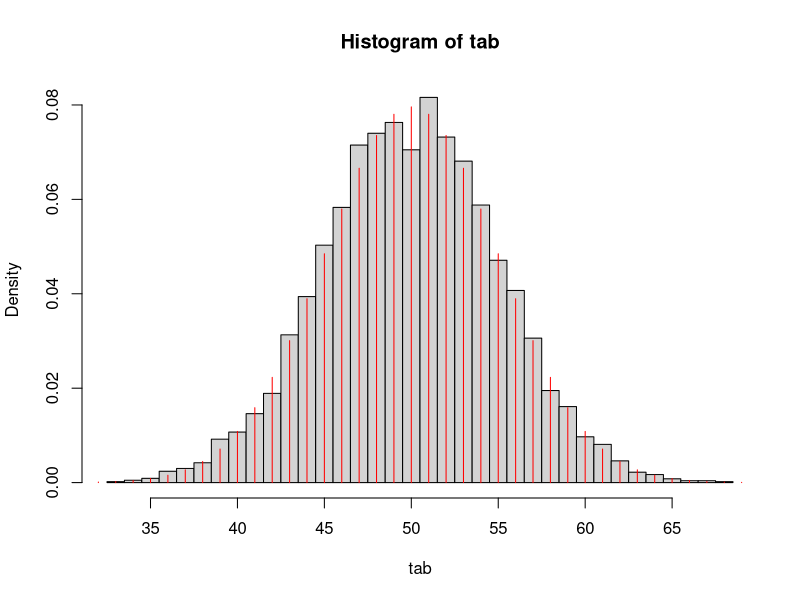
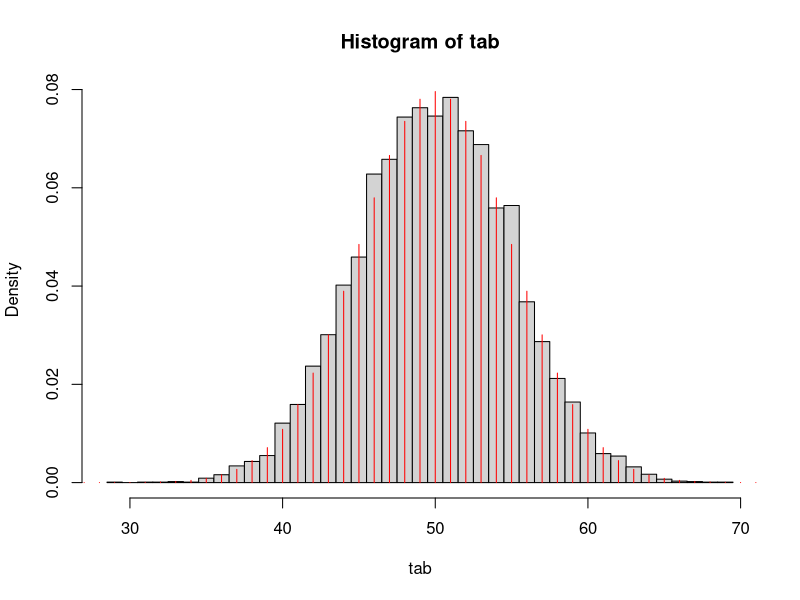
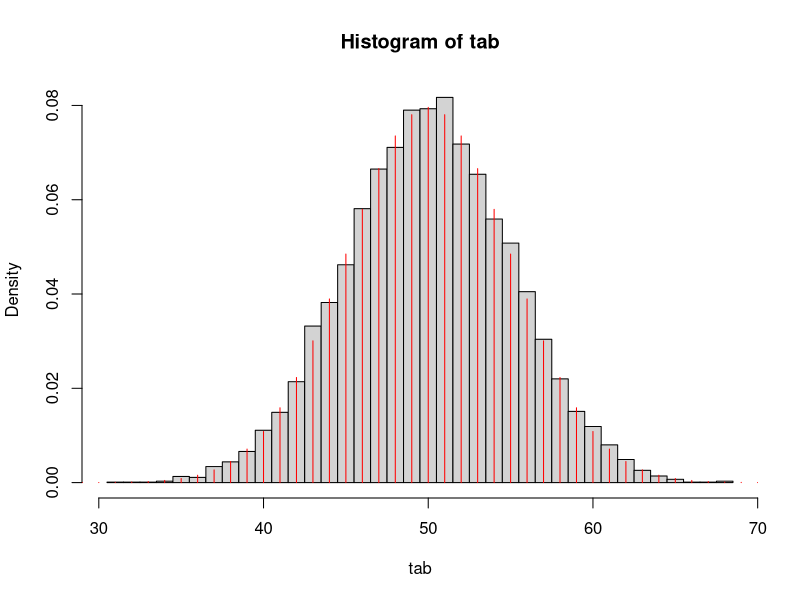
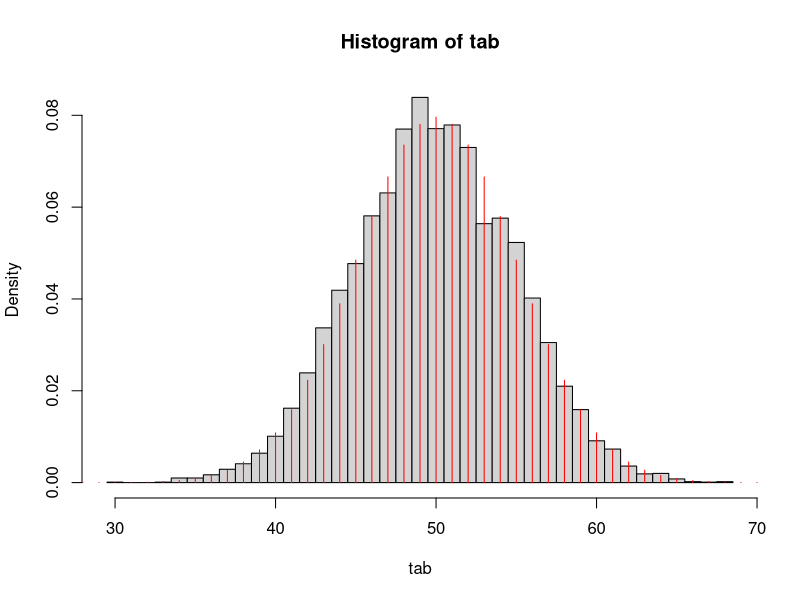
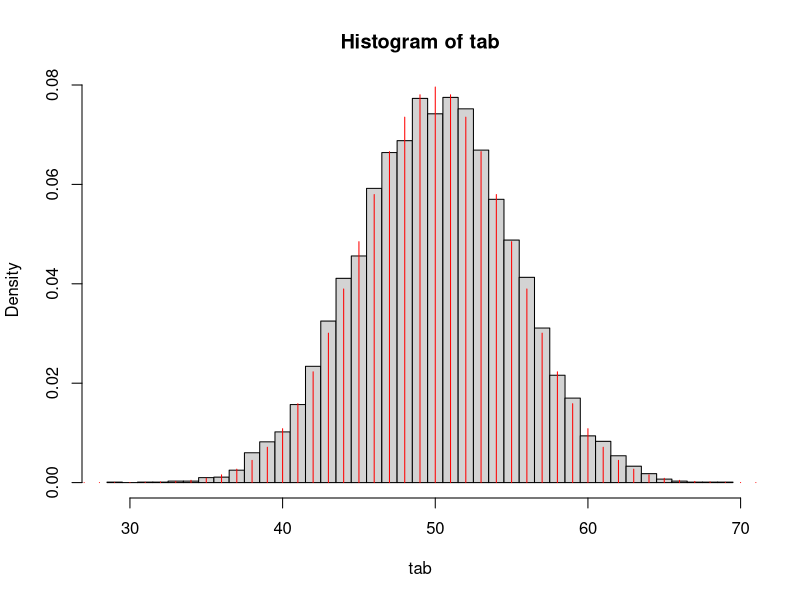
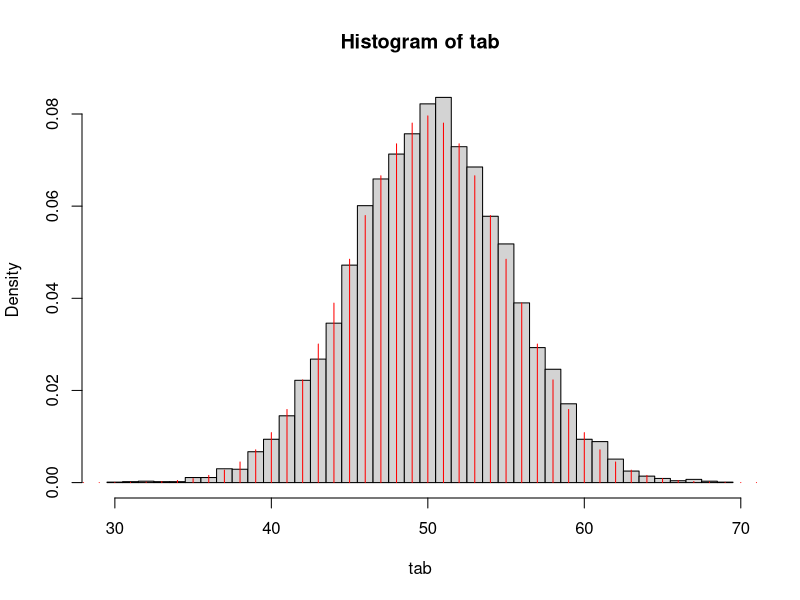
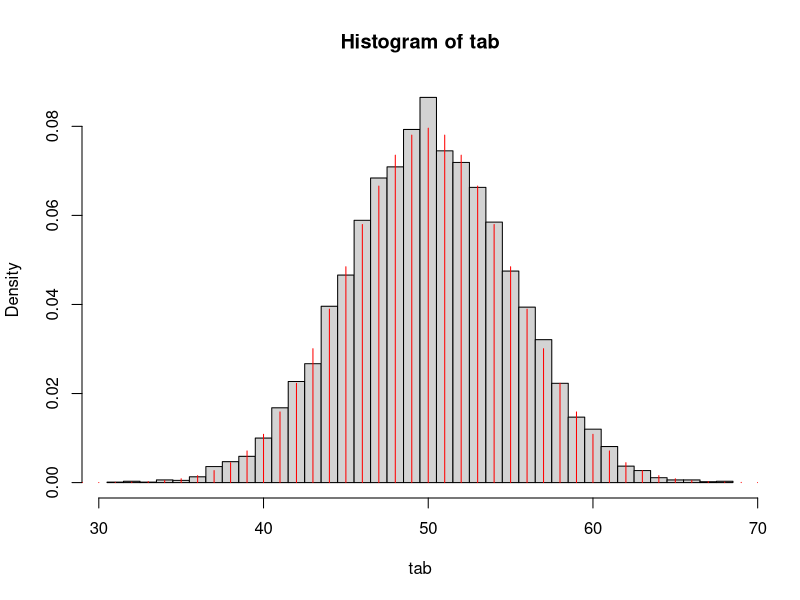
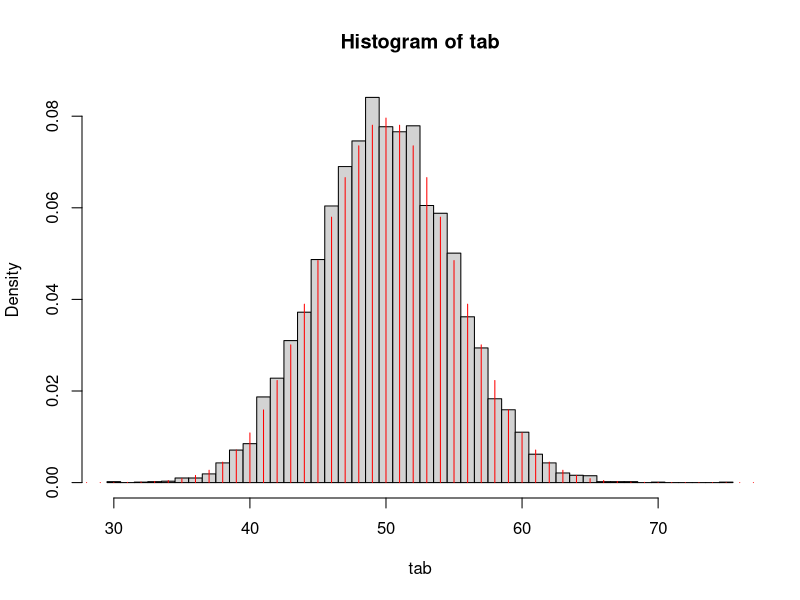

Reproduce these figures in R, in order.
conditionnal_test_under_null = function(a,n,b){
  quant = qbinom(1-a, n, 1/2, lower.tail = TRUE, log.p = FALSE)
  tab = rbinom(b, n, 1/2)
  x=0:n
  mass_fuction = dbinom(x, n, 1/2, log = FALSE)
  hist(tab,probability=TRUE,breaks = seq(min(tab)-0.5, max(tab)+0.5, by = 1))
  lines(x,mass_fuction,type ="h",col="red")
  for (i in 1:b){
    if (tab[i]>quant){
      tab[i]=1
    }
    else{
      tab[i]=0
    }
  }
  risk_exp=sum(tab)/b
  print(quant)
  print(tab)
  return(risk_exp)
}

conditionnal_test_under_null(0.1,100,10000)

#Variation du risque de première espèce empirique en fonction du niveau du test 
vect_a=c()
x=seq(0, 1, by = 0.05)
for(a in seq(0, 1, by = 0.05)){
  vect_a = c(vect_a,conditionnal_test_under_null(a,100,10000))
}
plot(x,vect_a)
abline(0,1,col='red')

unconditionnal_test = function(a,p,b){
  Y1 = rpois(b,p[1])
  Y2 = rpois(b,p[2])
  vect_Y1=c()
  for(i in 1:b){
    vect_Y1 = c(vect_Y1,Y1[i])
    n = Y1[i]+Y2[i]
    quant = qbinom(1-a, n, 1/2, lower.tail = TRUE, log.p = FALSE)
    if(vect_Y1[i] > quant){
      vect_Y1[i]=1
    }
    else{
    vect_Y1[i]=0
    }
  }
return(sum(vect_Y1)/b)
}

unconditionnal_test(0.05,c(10,10),10000)

#Variation de la probabilité de rejeter empirique en fonction du niveau du test 
vect_a2=c()
x=seq(0, 1, by = 0.05)
for(a in seq(0, 1, by = 0.05)){
  vect_a2 = c(vect_a2,unconditionnal_test(a,c(8,10),10000))
}
plot(x,vect_a2)

#fonction qui calcul distribution de la p-values, génére B p-values indépendante 
conditionnal_pvalue_under_null = function(n,b,l){
  vect_pval=c()
  vect_Bpval=c()
  vect_repF=c()
  vect_repE=c()
  tab = rbinom(b,n,1/2)
  support = 0:n
  for(k in support){
    pi = 0
    for(i in k:n){
      pi = pi + choose(n,i)*1/2**n
    }
    vect_pval = c(vect_pval,pi)
  }
  for(i in tab){
    vect_Bpval=c(vect_Bpval,vect_pval[match(i,support)])
  }
  for(t in rev(vect_pval)){
    pi <- 0
    for(k in support){
      if(vect_pval[k+1] <= t){
        pi <- pi +
          choose(n,k)*(l/(l+l))^k*(l/(l+l))^(n-k)
      }
    }
    vect_repF <- c(vect_repF, pi)
  }
  for(i in rev(vect_Bpval)){
    pi=0
    pi <- mean(vect_Bpval <= i)
    vect_repE = c(vect_repE,pi)
  }
  par(mfrow = c(1,2))
  
  plot(support,vect_pval,xlab = "k",ylab = "p(k)",main = "P-values théoriques")
  #lines(vect_Bpval,type='p',col='blue')

  t_vals = sort(unique(vect_pval))
  vect_repF_unique = sapply(t_vals,function(t) sum(dbinom(support, n, 1/2)[vect_pval <= t]))
  F_theo = stepfun(t_vals,c(0, vect_repF_unique))
  F_emp = ecdf(vect_Bpval)
  plot(F_theo,do.points = FALSE,verticals = TRUE,xlim = c(0,1),ylim = c(0,1),xlab = "t",ylab = "F(t)")
  abline(0, 1, col = "red", lwd = 2)
  lines(F_emp,verticals = TRUE,do.points = FALSE,lty = 2,type ='l')
}
conditionnal_pvalue_under_null(1000,100,3)

unconditionnal_pvalue = function(a,l1,l2,b){
  Y1 = rpois(b,l1)
  Y2 = rpois(b,l2)
  Y1_Y2 = Y1+Y2
  vect_pval = c()
  for(i in 1:b){
    pv=0
    for(j in Y1[i]:Y1_Y2[i]){
      pv = pv+choose(Y1_Y2[i],j)*1/2**Y1_Y2[i]
    }
    vect_pval = c(vect_pval,pv)
  }
  for (i in 1:b){
    if (vect_pval[i]<=a){
      vect_pval[i]=1
    }
    else{
      vect_pval[i]=0
    }
  }
  risk_exp=sum(vect_pval)/b
  return(risk_exp)
}
unconditionnal_pvalue(0.05,3,2,1000)

#visualisation du risque de rejet epirique en fonction de la valeur de l1
vect_risk = c()
x=seq(0, 40, by = 1)
for(i in x){
  vect_risk=c(vect_risk,unconditionnal_pvalue(0.05,i,20,1000))
}
plot(x,vect_risk)

#visualisation du risque de rejet epirique en fonction du niveau du test
vect_a=c()
x=seq(0, 1, by = 0.05)
for(a in x){
  vect_a = c(vect_a,unconditionnal_pvalue(a,2,3,1000))
}
plot(x,vect_a)
